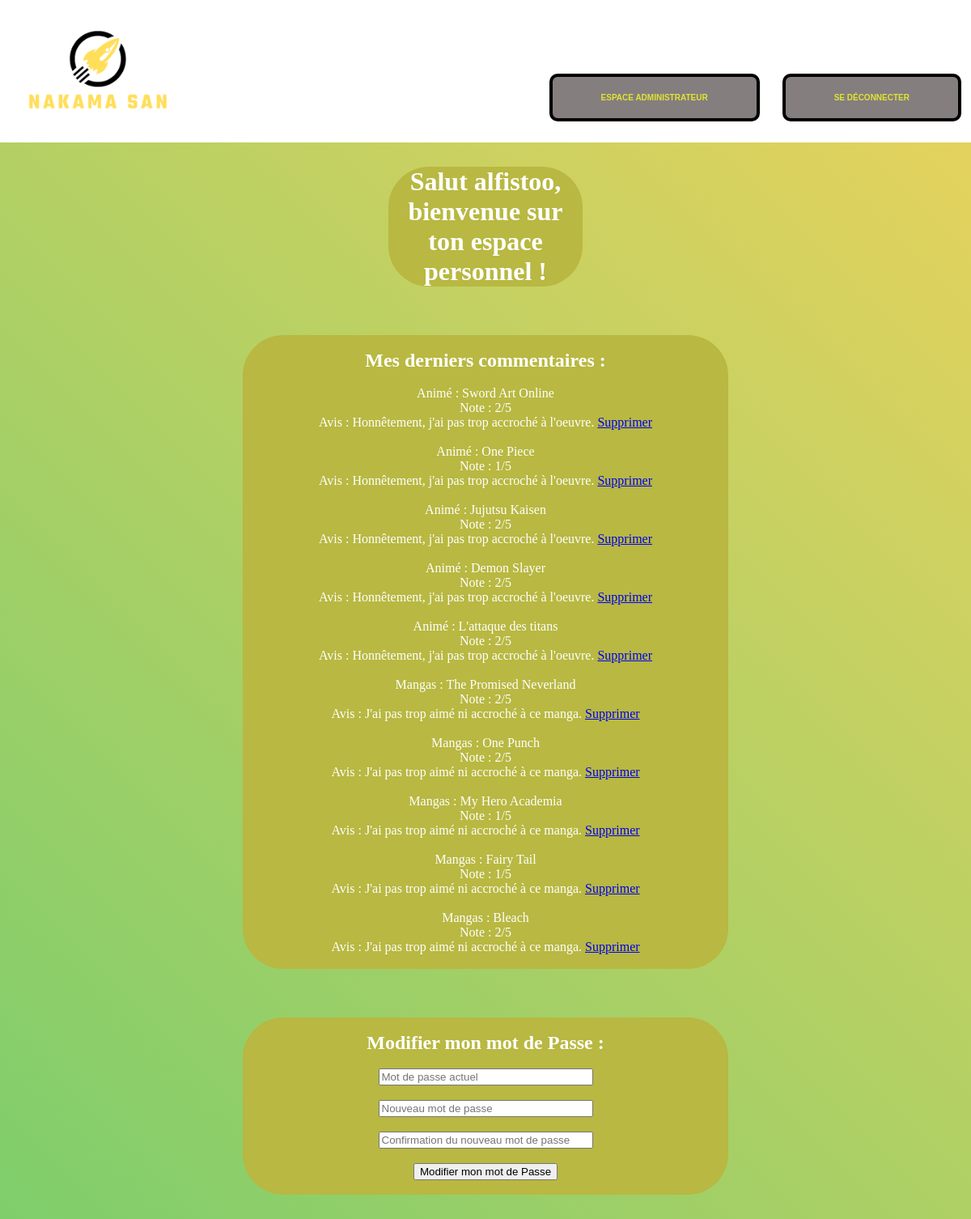
The app's page /IO2/php/pageProfile.php (signed in) with its own data.
### tables this page shows
CREATE TABLE `commentaires` (
  `user_id` int(11) NOT NULL,
  `anime_id` int(11) NOT NULL,
  `avis` text NOT NULL,
  `note` tinyint(4) NOT NULL,
  `commentaire_id` int(11) NOT NULL
);

CREATE TABLE `animes` (
  `id` int(11) NOT NULL,
  `synopsis` text NOT NULL,
  `video` varchar(255) NOT NULL,
  `image` text NOT NULL,
  `titre` varchar(255) NOT NULL,
  `note` decimal(3,2) NOT NULL DEFAULT -1.00
);

CREATE TABLE `commentaires_mangas` (
  `user_id` int(11) NOT NULL,
  `manga_id` int(11) NOT NULL,
  `avis` text NOT NULL,
  `note` tinyint(4) NOT NULL,
  `commentaire_id` int(11) NOT NULL
);

CREATE TABLE `mangas` (
  `id` int(11) NOT NULL,
  `synopsis` text NOT NULL,
  `titre` varchar(255) NOT NULL,
  `image` text NOT NULL,
  `note` decimal(3,2) NOT NULL DEFAULT -1.00
);

### IO2/php/verifConnexion.php (called while the page is built, shortened)
<?php
function verifSouvenirDeMoi() {
  return false;
}
function estConnecte() {
  if (verifSouvenirDeMoi() == true || isset($_SESSION['auth'])) {
    return true;
  }
  return false;
}
?>

### IO2/php/pageProfile.php (the view, shortened to what this page needs)
<!DOCTYPE html>
<html lang="fr">
<head>
    <link rel="stylesheet" href="../css/style.css">
    <link rel="stylesheet" href="../css/profile.css">
</head>
<header>
    <div class="droite"><a href="../index.php" ><img src="../image/Nakama San2.png" width=40% height=40%></a></div>
<?php
require_once 'verifConnexion.php';
if(!estConnecte()){
      header('Location: ../page de connexion/connexion1.php');
 } elseif($_SESSION['auth']['admin'] != 0) {?>
    <div class="formulaire">
      <a href="espaceAdmin.php"><input type="button" value="Espace Administrateur" ></a>
      <a href="deconnexion.php"><input type="button" value="Se déconnecter"></a>
    </div>
<?php } ?>
</header>
<body>
    <div class="colorbox">
        <center><h1 class="active">Salut <?php echo $_SESSION['auth']['pseudo'] ?>, bienvenue sur ton espace personnel !</h1> <br></center>
        <center><div class="active2">
          <div class="ajouterM">
          <br>
        <center><h2>Mes derniers commentaires : </h2> <br></center>
        <center><?php
          $q = $db->prepare('SELECT * FROM commentaires WHERE user_id=:user_id');
          $q->execute(['user_id' => $_SESSION['auth']['id']]);
          $res = $q->fetchAll();
          $res = array_reverse($res);
          foreach($res as $ress) {
            $q = $db->prepare('SELECT titre FROM animes WHERE id =:id');
            $q->execute(['id' => $ress['anime_id']]);
            $res2 = $q->fetch();
            echo "Animé : ".$res2['titre']."<br> Note : ".$ress['note']."/5 <br> Avis : ".$ress['avis']." <a href=\"suppression.php?commentaire=".$ress['commentaire_id']."\">Supprimer</a><br><br>";
          }
          $q = $db->prepare('SELECT * FROM commentaires_mangas WHERE user_id=:user_id');
          $q->execute(['user_id' => $_SESSION['auth']['id']]);
          $res = $q->fetchAll();
          $res = array_reverse($res);
          foreach($res as $ress) {
            $q = $db->prepare('SELECT titre FROM mangas WHERE id =:id');
            $q->execute(['id' => $ress['manga_id']]);
            $res2 = $q->fetch();
            echo "Mangas : ".$res2['titre']."<br> Note : ".$ress['note']."/5 <br> Avis : ".$ress['avis']." <a href=\"suppression.php?commentaireMangas=".$ress['commentaire_id']."\">Supprimer</a><br><br>";
          }
          ?></center>
          </div></div></center>
          <center><div class="active2">
          <div class="ajouterM">
          <br>
          <h2>Modifier mon mot de Passe : </h2>
          <br>
              <form  method="post">
                      <input type="password" name="pwd" size="30" placeholder="Mot de passe actuel" class="i-box" required>
                      <br><br>
                      <input type="password" name="newpwd" size="30" placeholder="Nouveau mot de passe" class="i-box" required>
                      <br><br>
                      <input type="password" name="Cnewpwd" size="30" placeholder="Confirmation du nouveau mot de passe" class="i-box" required>
                      <br><br>
                      <input type="submit" name="send" size="15" value="Modifier mon mot de Passe" class="buton">
                      <br>
                      <br>
              </form>
              ?></div></div></center>
    </div>
</body>
</html>

### IO2/css/style.css (style rules this page uses)
header { overflow: hidden; background-color: white; padding: 20px 10px; }
* { margin: 0; }
header a { text-align: center; padding: 12px; text-decoration: none; font-size: 15px; line-height: 25px; border-radius: 4px; }

### IO2/css/profile.css (style rules this page uses)
.formulaire { margin: 6px 0; cursor: pointer; position: absolute; top: 5%; right: 0px; }
input[type=button] { background-color: rgb(132, 126, 126); border: 4px solid rgb(0, 0, 0); border-radius: 10px; color: rgb(225, 228, 49); display: inline-flexbox; font-size: 10px; font-weight: bold; margin: 10px auto; padding: 2em 6em; position: relative; text-transform: uppercase; }
input[type=button], input[type=button]:after { -webkit-transition: all 0.3s; -moz-transition: all 0.3s; -o-transition: all 0.3s; transition: all 0.3s; }
input[type=button]::before, input[type=button]::after { background: rgb(235, 53, 53); content: ""; position: absolute; z-index: -1; }
input[type=button]::after { height: 0; left: 0; top: 0; width: 100%; }
.active { width : 20%; height: 50%; background-color: rgb(184, 184, 66); color: rgb(255, 255, 255); animation: mymove 1s infinite; border-radius: 50px; font-size: auto; display: inline-block !important; vertical-align: middle; float: none; margin:30px; }
.droite { float:left; padding : 1%; }
.colorbox { overflow-x:hidden; background: linear-gradient(-135deg, #e4d25d, #7ece6c) !important; }
.active2 { width : 50%; height: 50%; background-color: rgb(184, 184, 66); color: rgb(255, 255, 255); animation: mymove 1s infinite; border-radius: 50px; display: inline-block; font-size: auto; vertical-align: middle; float: none; margin:30px; }

### records on screen
commentaires: anime.titre "Sword Art Online", note "2", avis "Honnêtement, j'ai pas trop accroché à l'oeuvre."
commentaires: anime.titre "One Piece", note "1", avis "Honnêtement, j'ai pas trop accroché à l'oeuvre."
commentaires: anime.titre "Jujutsu Kaisen", note "2", avis "Honnêtement, j'ai pas trop accroché à l'oeuvre."
commentaires: anime.titre "Demon Slayer", note "2", avis "Honnêtement, j'ai pas trop accroché à l'oeuvre."
commentaires: anime.titre "L'attaque des titans", note "2", avis "Honnêtement, j'ai pas trop accroché à l'oeuvre."
commentaires_mangas: manga.titre "The Promised Neverland", note "2", avis "J'ai pas trop aimé ni accroché à ce manga."
commentaires_mangas: manga.titre "One Punch", note "2", avis "J'ai pas trop aimé ni accroché à ce manga."
commentaires_mangas: manga.titre "My Hero Academia", note "1", avis "J'ai pas trop aimé ni accroché à ce manga."
commentaires_mangas: manga.titre "Fairy Tail", note "1", avis "J'ai pas trop aimé ni accroché à ce manga."
commentaires_mangas: manga.titre "Bleach", note "2", avis "J'ai pas trop aimé ni accroché à ce manga."

### other values on screen
$_SESSION['auth']['pseudo'] "alfistoo"
